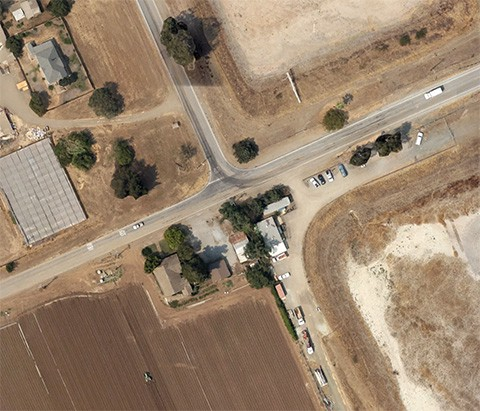
#> input picture pano/campo1.jpg, 480 x 411 px; its folder holds 4 pictures in this run
$ python panoC.py --images .
#> lines starting #> are read from the running program, lines starting #| are printed output that depends on the picture
import numpy as np
import cv2   as cv

import matplotlib.pyplot as plt
from numpy.core.fromnumeric import shape
import numpy.linalg      as la

from ipywidgets          import interactive
import argparse
import glob

# ----
def fig(w,h):
    plt.figure(figsize=(w,h))

def readrgb(file):
    return cv.cvtColor( cv.imread('./'+file), cv.COLOR_BGR2RGB)

def rgb2gray(x):
    return cv.cvtColor(x,cv.COLOR_RGB2GRAY)

def imshowg(x):
    plt.imshow(x, "gray")
# ---

def desp(d):
    dx,dy = d
    return np.array([
            [1,0,dx],
            [0,1,dy],
            [0,0,1]])

def t(h,x):
    return cv.warpPerspective(x, desp((100,150)) @ h,(1000,600))

# ---

ap = argparse.ArgumentParser()
ap.add_argument("-i", "--images", required=True,
	help="images")
args = vars(ap.parse_args())

# utilidad para devolver el número de correspondencias y la homografía entre dos imágenes

sift = cv.xfeatures2d.SIFT_create()
bf = cv.BFMatcher()

def match(query, model):
    x1 = query
    x2 = model
    (k1, d1) = sift.detectAndCompute(x1, None)
    (k2, d2) = sift.detectAndCompute(x2, None)

    matches = bf.knnMatch(d1,d2,k=2)
    # ratio test
    good = []
    for m in matches:
        if len(m) == 2:
            best, second = m
            if best.distance < 0.75*second.distance:
                good.append(best)

    #if len(good) < 6: return 6, None

    src_pts = np.array([ k2[m.trainIdx].pt for m in good ]).astype(np.float32).reshape(-1,2)
    dst_pts = np.array([ k1[m.queryIdx].pt for m in good ]).astype(np.float32).reshape(-1,2)

    H, mask = cv.findHomography(src_pts, dst_pts, cv.RANSAC, 3)

    return sum(mask.flatten()>0), H

pano = [readrgb(x) for x in sorted(glob.glob(args["images"] + '/*.jpg'))]
#> call 2 of readrgb, with file = './campo2.jpg'
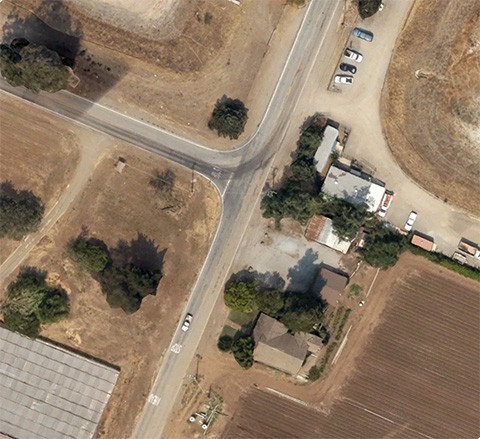
#> input picture pano/campo2.jpg, 480 x 439 px
#> call 3 of readrgb, with file = './img1.jpg'
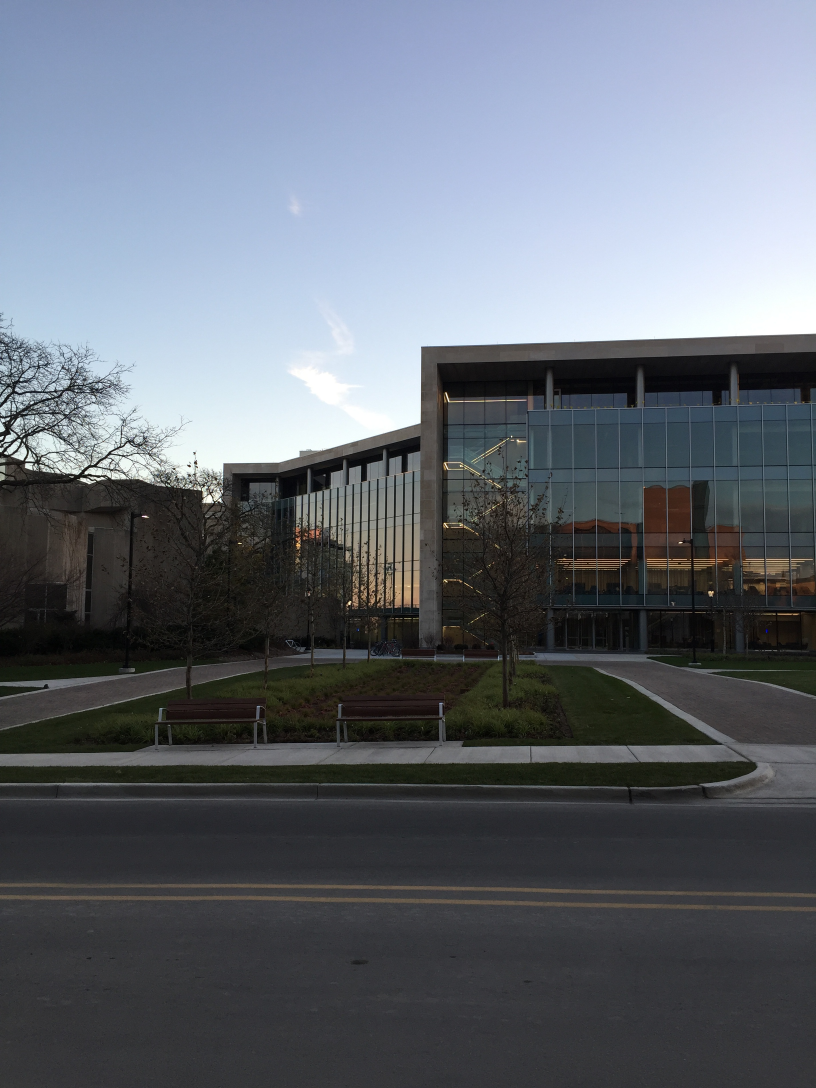
#> input picture pano/img1.jpg, 2448 x 3264 px (shown at 1/3 size)
#> call 4 of readrgb, with file = './img2.jpg'
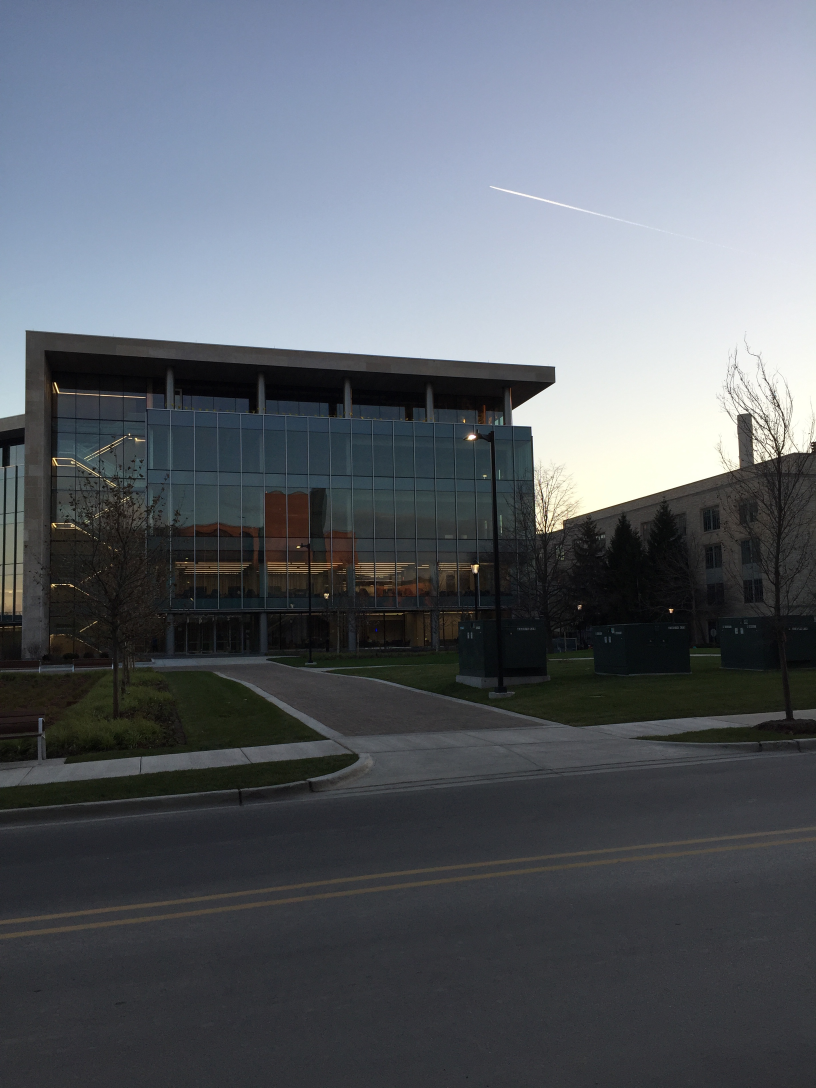
#> input picture pano/img2.jpg, 2448 x 3264 px (shown at 1/3 size)
#> pano = 4 items

ordenParejas = sorted([(match(p,q)[0],i,j) for i,p in enumerate(pano) for j,q in enumerate(pano) if i< j],reverse=True)
#> in match, `(k1, d1) = sift.detectAndCompute(x1, None)`: k1 = 1201 keypoints; strongest (x, y, size): (99, 272, 1.9), (101, 281, 1.9), (251, 265, 2.5), (280, 278, 2.1)
#> in match, `(k2, d2) = sift.detectAndCompute(x2, None)`: k2 = 1415 keypoints; strongest (x, y, size): (187, 321, 1.9), (186, 323, 2), (348, 55, 2.1), (383, 211, 2.1)
#> in match, `matches = bf.knnMatch(d1,d2,k=2)`: matches = 1201 matches
#> in match, `matches = bf.knnMatch(d1,d2,k=2)`:
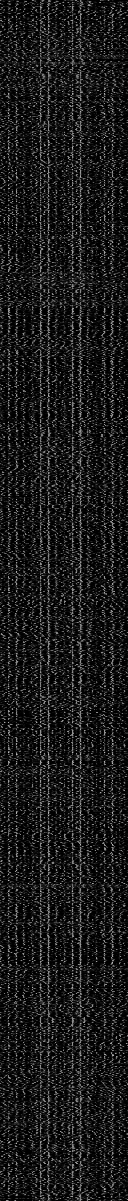
#> d1: shape (1201, 128) float32; min 0, max 200, mean 26.5
#> after the loop in match, `for m in matches:`: good = 319 matches
#> in match, `src_pts = np.array([ k2[m.trainIdx].pt for m in good ]).astype(np.floa..`: src_pts = 319 pairs, first value 4.31 to 473.1, second value 14 to 431.3
#> in match, `dst_pts = np.array([ k1[m.queryIdx].pt for m in good ]).astype(np.floa..`: dst_pts = 319 pairs, first value 10.59 to 457.7, second value 9.32 to 344.3
#> in match, `H, mask = cv.findHomography(src_pts, dst_pts, cv.RANSAC, 3)`: H = [[0.457, -0.432, 192.1], [0.433, 0.457, -2.47], [9.64e-07, 2.35e-06, 1]]; mask = 319 values, max 1 at index 3, min 0 at index 0, mean 0.969
#> in match (call 2), `(k2, d2) = sift.detectAndCompute(x2, None)`: k2 = 16629 keypoints; strongest (x, y, size): (568, 1398, 5.2), (1535, 1310, 3), (116, 1374, 3.1), (1341, 1745, 2.5)
#> after the loop in match (call 2), `for m in matches:`: good = 7 matches
#> in match (call 3), `(k2, d2) = sift.detectAndCompute(x2, None)`: k2 = 9372 keypoints; strongest (x, y, size): (388, 1303, 3.2), (2438, 1342, 2.4), (168, 1760, 2.1), (1278, 1917, 2)
#> after the loop in match (call 3), `for m in matches:`: good = 2 matches
#> (the run stopped early here; a loop or call above may not have finished)
